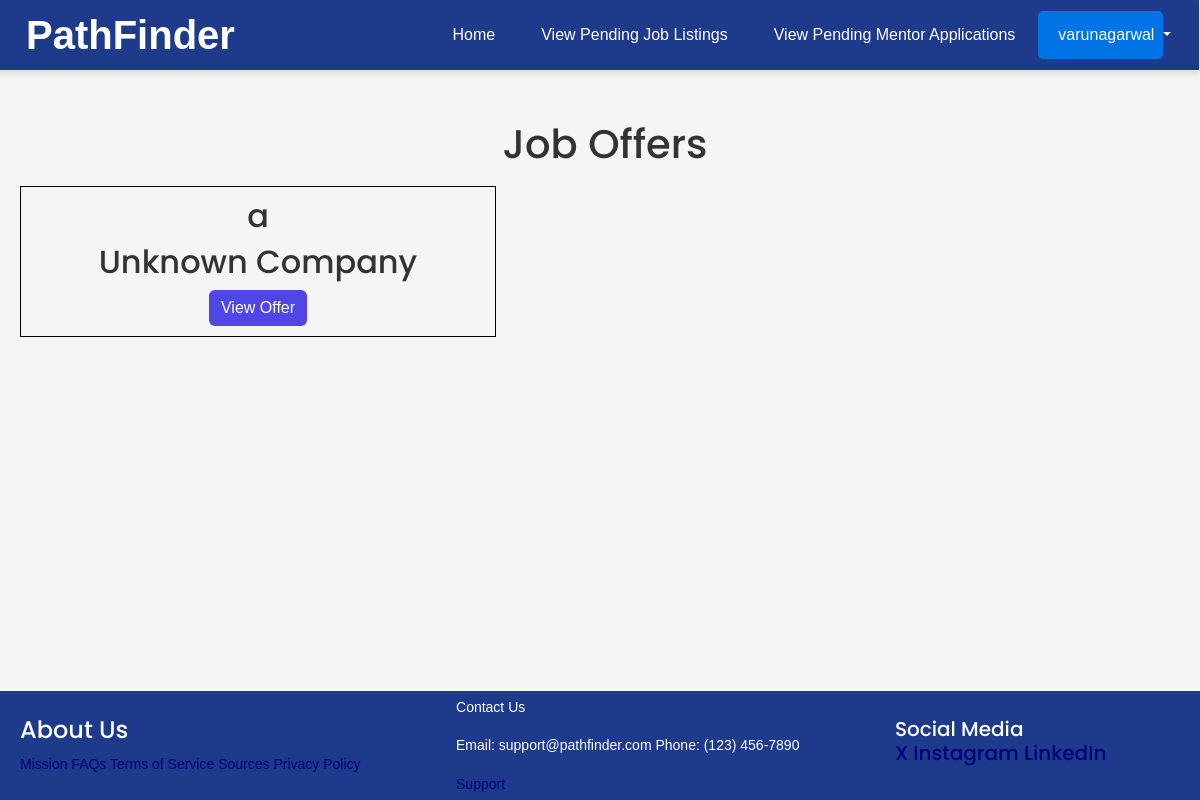
The app's page /job-offers/ (signed in) with its own data.
### joblist/models.py (models this page shows, shortened)
class CustomUser(AbstractUser):
    choices = ( ("Student", "Student"),
               ("Employer", "Employer"),
               ("Mentor", "Mentor"))
    role = models.CharField(max_length=20, choices = choices)
    first_name = models.TextField()
    last_name = models.TextField()
    choices = ( ("male", "male"),
               ("female", "female"),
               ("prefer not to say", "prefer not to say"))
    gender = models.CharField(choices=choices, max_length=20)
    birthday = models.DateField(null=True, blank=True)
    phone = models.TextField()
    email = models.TextField()
    status_mentor = models.TextField(default="pending")
    mentor = models.ForeignKey(applicationMentor, on_delete=models.CASCADE, null = True, blank=True)
    address = models.TextField()
    offers = models.ManyToManyField(JobListing, related_name='offers', blank=True)
    recieveemails = models.BooleanField(default=False)
    REQUIRED_FIELDS = ["phone","birthday","gender", "email", "address", "first_name", "last_name", "role"]

class JobListing(models.Model):
    jobtypechoices = ( ("Arts", "Arts"),
                      ("Business", "Business"),
                        ("Communications", "Communications"),
                        ("Education", "Education"),
                        ("Healthcare", "Healthcare"),
                        ("Hospitality", "Hospitality"),
                        ("Information Technology", "Information Technology"),
                        ("Law Enforcement", "Law Enforcement"),
                        ("Sales and Marketing", "Sales and Marketing"),
                        ("Science", "Science"),
                        ("Transportation", "Transportation"),
                        ("Other", "Other"
                        ))
    jobfield = models.CharField(
        choices=jobtypechoices,
        max_length=100,
        null=True,
        blank=True,
        default='other')
    job_title = models.CharField(max_length=100)
    description = models.TextField()
    date_posted = models.DateTimeField(default=timezone.now)
    salary = models.IntegerField()
    author = models.ForeignKey(User, on_delete=models.CASCADE)
    company_name = models.CharField(max_length=100, default='Unknown Company')
    location = models.CharField(max_length=100)
    benefits = models.TextField(max_length=1000)
    job_type = models.CharField(choices = (("Part-Time", "Part-Time"), ("Full-Time", "Full-Time"), ("Other", "Other")), max_length=100)
    job_requirements = models.TextField(max_length=100)
    company_info = models.TextField(max_length=1000)
    notes = models.TextField(max_length=1000)
    status = models.TextField()

### joblist/views.py (the view)
# urls.py: path('job-offers/', views.job_offers, name="job-offers"),
def job_offers(request):
    offers = request.user.offers.all()
    student_id = request.user.id
    return render(request, "joblist/job-offers.html", {"offers": offers, "student_id": student_id})

### joblist/templates/joblist/job-offers.html (shortened to what this page needs)
{% extends "joblist/base.html" %}
{% block content %}
<h1>Job Offers</h1>
{% for offer in offers %}
<div style = "width: 40%; float: left; clear: both; border: 1px solid black; padding: 10px; margin: 10px;">
    <h2>{{ offer.job_title }}</h2><h2> {{ offer.company_name }}</h2>
    <button class = "btn btn-primary" onclick = "viewbtn('{{ offer.id }}', '{{ offer.job_title }}', '{{ offer.company_name }}', '{{ offer.author }}', '{{ offer.description }}', '{{ offer.location }}', '{{ offer.salary }}', '{{ offer.jobfield }}', '{{ offer.job_type }}', '{{ offer.requirements }}', '{{ offer.benefits }}', '{{ offer.company_info }}', '{{ offer.notes }}')">View Offer</button>
</div>
{% endfor %}
{% endblock %}

### joblist/templates/joblist/base.html (shortened to what this page needs)
{% load static %}
<!doctype html>
<html lang="en">
  <head>
    <link href='https://cdn.jsdelivr.net/npm/fullcalendar@5.11.3/main.css' rel='stylesheet' />
    <link rel="stylesheet" href="https://cdn.jsdelivr.net/npm/bootstrap@5.3.3/dist/css/bootstrap.min.css">
    <link rel="stylesheet" href="{% static 'css/styles.css' %}">
    <link rel="stylesheet" href="https://cdnjs.cloudflare.com/ajax/libs/font-awesome/6.0.0/css/all.min.css">
  </head>
  <body style="padding-left: 10px">
    <nav class="navbar navbar-expand-sm navbar-custom">
      <div class="container-fluid">
        <a class="navbar-brand" href="/">
          PathFinder
        </a>
        <div class="d-flex ms-auto align-items-center">
  {% if user.is_authenticated %}
  {% if user.is_superuser %}
        <ul class = "navbar-nav">
          <li class = "nav-item"><a class = "nav-link" href = "/">Home</a></li>
          <li class = "nav-item"><a class = "nav-link" href = "/approvelistings">View Pending Job Listings</a></li>
          <li class = "nav-item"><a class = "nav-link" href = "/approvementor">View Pending Mentor Applications</a></li>
        </ul>
    {% elif user.role == "Mentor" %}
          <ul class = "navbar-nav">
            <li class = "nav-item"><a class = "nav-link"href = "/mentorapply">Apply for Mentor</a></li>
            <li class = "nav-item"><a class = "nav-link" href = "/calendar">Calendar</a></li>
            <li class = "nav-item"><a class = "nav-link" href = "/students">Students</a></li>
          </ul>
  {% endif %}
  <div class="dropdown" id = "userDropdown">
    <button class="btn dropdown-toggle" type="button" id="userDropdown" data-bs-toggle="dropdown" aria-expanded="false">
      {{ user.username }}
    </button>
  </div>
{% else %}
<a class="nav-link" href="{% url 'account_login' %}">Log In</a>
<a class="btn btn-get-started ms-3" style = "background-color: #1E3A8A; color: white;" href="{% url 'account_signup' %}">Sign Up</a>
{% endif %}
</div>
</div>
</nav>
    <div class="content-area">
      {% block content %}{% endblock %}
    </div>
    <div class="footer-container">
      <div class="footer">
        <div class="footer-heading footer-1">
          <h4>About Us</h4>
          <a href="#">Mission</a>
          <a href="#">FAQs</a>
          <a href="#">Terms of Service</a>
          <a href="/sources">Sources</a>
          <a href="#">Privacy Policy</a>
        </div>
        <div class="footer-heading footer-2">
          <p>Contact Us</p>
          <div style = "clear: both;">
          <p style = "display: inline-block">Email: support@pathfinder.com</p>
          <p style = "display: inline-block; ">Phone: (123) 456-7890</p>
        </div>
          <a  href="#">Support</a>
        </div>
        <div class="footer-heading footer-3">
          <h5>Social Media</52>
            <br>
          <a href="https://x.com/?mx=2">X</a>
          <a href="https://instagram.com">Instagram</a>
          <a href="https://linkedin.com">LinkedIn</a>
        </div>
      </div>
    </div>
  </body>
</html>

### joblist/static/css/styles.css (style rules this page uses)
body { font-family: 'Nunito', sans-serif; }
h1, h2, h3, h4, h5, h6 { font-family: 'Poppins', sans-serif; }
body { margin: 0; font-family: 'Arial', sans-serif; display: flex; flex-direction: column; min-height: 100vh; padding: 0; overflow-x: hidden; }
.navbar-custom { background-color: #1E3A8A; margin-left: -10px; position: fixed; top: 0; left: 0; right: 0; padding: 1rem 1.5rem; box-shadow: 0px 4px 6px rgba(0, 0, 0, 0.1); z-index: 1000; height: 70px; }
.navbar-custom .navbar-brand { color: #FFFFFF; font-size: 2.5rem; font-weight: bold; margin: 0; }
.navbar-custom .nav-link { color: #FFFFFF; text-decoration: none; padding: 0.5rem; }
body { margin: 0; padding: 0; font-family: 'Arial', sans-serif; background-color: #ffffff; color: #333333; line-height: 1.6; }
nav { background-color: #0058b0; color: #ffffff; padding: 15px 20px; display: flex; align-items: center; box-shadow: 0 2px 4px rgba(0, 0, 0, 0.1); position: fixed; top: 0; width: 100.78%; box-sizing: border-box; }
.dropdown { position: relative; display: inline-block; width: 125px; z-index: 11; }
.dropdown button { background-color: #0073e6; color: #ffffff; padding: 12px 20px; font-size: 16px; border: none; border-radius: 5px; cursor: pointer; text-align: center; width: 100%; box-sizing: border-box; transition: background-color 0.3s ease; }
.footer { background-color: #1E3A8A; color: white; padding: 5px 10px; display: flex; justify-content: space-between; align-items: center; flex-wrap: wrap; width: 101%; margin-top: auto; margin-left: -10px; text-align: left; }
.footer .footer-heading { flex: 1 1 auto; padding: 0 10px; font-size: 14px; }
.content-area { flex-grow: 1; padding: 0; margin-top: 120px; text-align: center; width: 100%; }
* { box-sizing: border-box; }
body { margin: 0; padding: 0; font-family: Arial, sans-serif; background-color: #f4f4f9; color: #333; }
nav { background-color: #333; color: #fff; padding: 10px 20px; display: flex; justify-content: space-between; align-items: center; }
nav a { color: #fff; text-decoration: none; margin: 0 15px; transition: color 0.3s ease; }
body { margin: 0; font-family: Arial, sans-serif; background-color: #f5f5f5; color: #333; overflow-x: hidden; overflow-y: scroll; }
a { text-decoration: none; color: #000080; transition: color 0.3s ease; }
button { background-color: #000080; color: #ffffff; border: none; padding: 10px 20px; border-radius: 4px; font-size: 14px; cursor: pointer; transition: background-color 0.3s ease; }
.btn-primary { background: #4F46E5; border: none; }

### records on screen
CustomUser: username "varunagarwal"
JobListing: job_title "a", company_name "Unknown Company"
